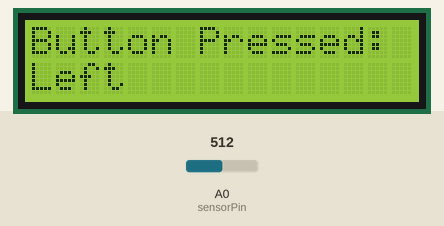
Recording of a sketch running on a simulated ESP8266 (NodeMCU). Parts: 16×2 character LCD. The inputs (shaded band) are chosen by the test bench; at power-on: A0 (sensorPin) = 512. What the sketch prints to the serial monitor is not drawn.

Above: at 1.2 s.
1.3 s: A0 (sensorPin) set to 420
At 1.6 s:
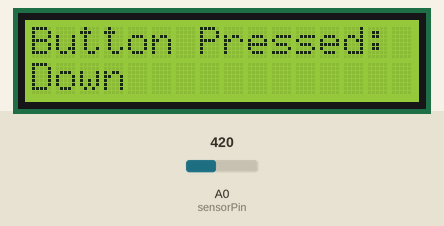
2.8 s: A0 (sensorPin) set to 240
At 4.0 s:
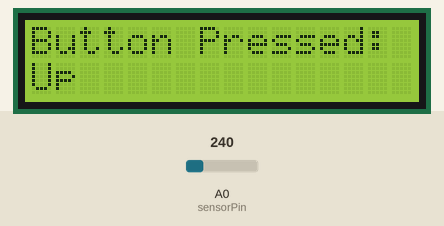
4.3 s: A0 (sensorPin) set to 70
At 5.1 s:
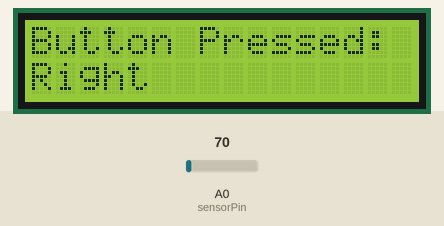
5.8 s: A0 (sensorPin) set to 640
At 6.2 s:
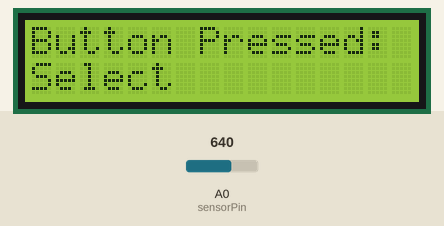
7.3 s: A0 (sensorPin) set to 890
At 8.5 s:
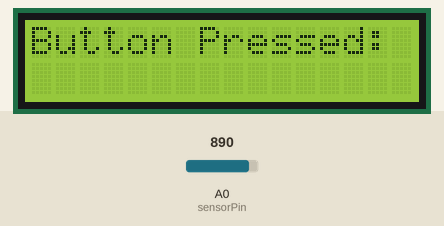
8.8 s: A0 (sensorPin) set to 870
At 9.7 s:
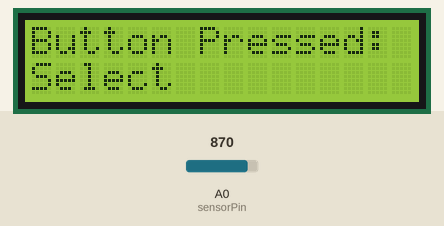
Timing chart, 0 to 11.3 s (numbered marks = the images above; inputs shaded):
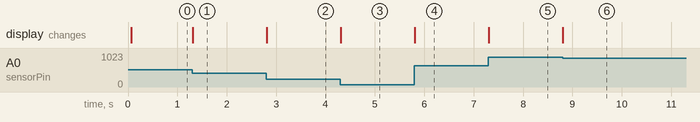

The sketch:

esp8266_lcd_keypad.ino
```cpp
#include <LiquidCrystal.h>
LiquidCrystal lcd(D5, D6, D0, D1, D2, D3);

int sensorPin = A0;    // select the input pin for the potentiometer
int sensorValue = 0;  // variable to store the value coming from the sensor

void setup() {
  // initialize serial communication at 9600 bits per second:
  Serial.begin(9600);
  lcd.begin(16, 2); // cols, rows
  lcd.clear();
}

void loop() {
  // read the value from the sensor:
  sensorValue = analogRead(sensorPin);
  Serial.println(sensorValue);
  DisplayKeypress(sensorValue);
  delay(1);        // delay in between reads for stability
}

void DisplayKeypress(int sensorValue) {
  lcd.setCursor(0, 0);
  lcd.print("Button Pressed:");
  lcd.setCursor(0, 1);
  if (sensorValue <= 80) {
    lcd.print("Right           ");
  } else if(sensorValue > 80 && sensorValue <= 250) {
    lcd.print("Up              ");
  } else if(sensorValue > 250 && sensorValue <= 430) {
    lcd.print("Down            ");
  } else if(sensorValue > 430 && sensorValue <= 630) {
    lcd.print("Left            ");
  } else if(sensorValue > 630 && sensorValue <= 880) {
    lcd.print("Select          ");
  } else {
    lcd.print("                ");
  }
}
```

Measured:
- after the input at 1.3 s, the display: changes at once (image 1)
- after the input at 2.8 s, the display: changes at once (image 2)
- after the input at 4.3 s, the display: changes at once (image 3)
- after the input at 5.8 s, the display: changes at once (image 4)
- after the input at 7.3 s, the display: changes at once (image 5)
- after the input at 8.8 s, the display: changes at once (image 6)
